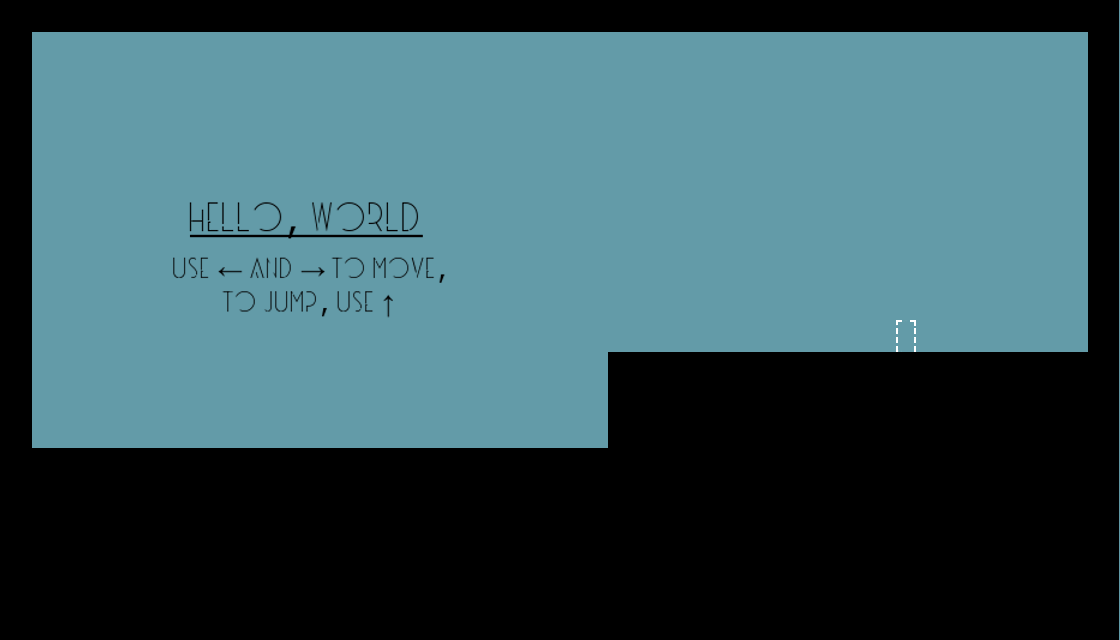

The image is a tile-based game level rendered from a .tmx file. Its description and source (layers, tilesets, objects; grid data summarised) follow:
An orthogonal 35x20 tile map with 32x32 px tiles, 1 tile layer (Tile Layer 1) and 7 objects (doorEntity).

<map version="1.0" orientation="orthogonal" renderorder="right-down" width="35" height="20" tilewidth="32" tileheight="32" backgroundcolor="#639ba8" nextobjectid="29">
 <tileset firstgid="1" name="lever1_sprites" tilewidth="32" tileheight="32">
  <image source="level1_sprites.png" width="2048" height="1024" />
 </tileset>
 <layer name="Tile Layer 1" width="35" height="20">
  <data>[700 cells, 700 non-empty, 611 distinct tile ids]</data>
 </layer>
 <objectgroup name="Collision">
  <object id="6" x="4" y="448" width="604" height="193" />
  <object id="9" x="608" y="352" width="497" height="287" />
  <object id="13" x="1105" y="320" width="174" height="319" />
  <object id="14" x="0" y="0" width="31" height="447" />
  <object id="16" x="31" y="-1" width="1127" height="34" />
  <object id="26" x="1088" y="33" width="59" height="323" />
 </objectgroup>
 <objectgroup name="door">
  <object id="28" name="doorEntity" x="896" y="322" width="18" height="27" />
 </objectgroup>
</map>
